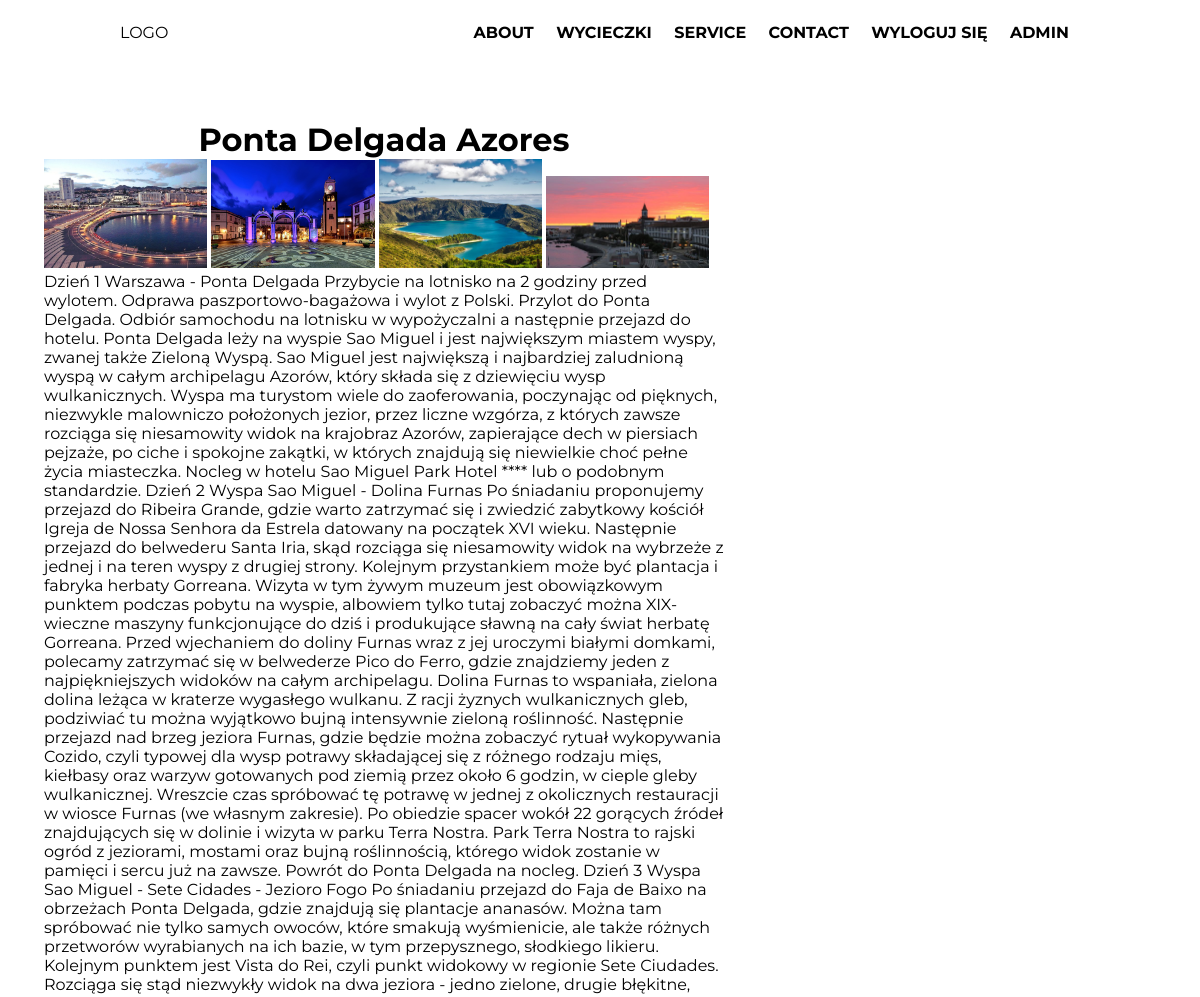
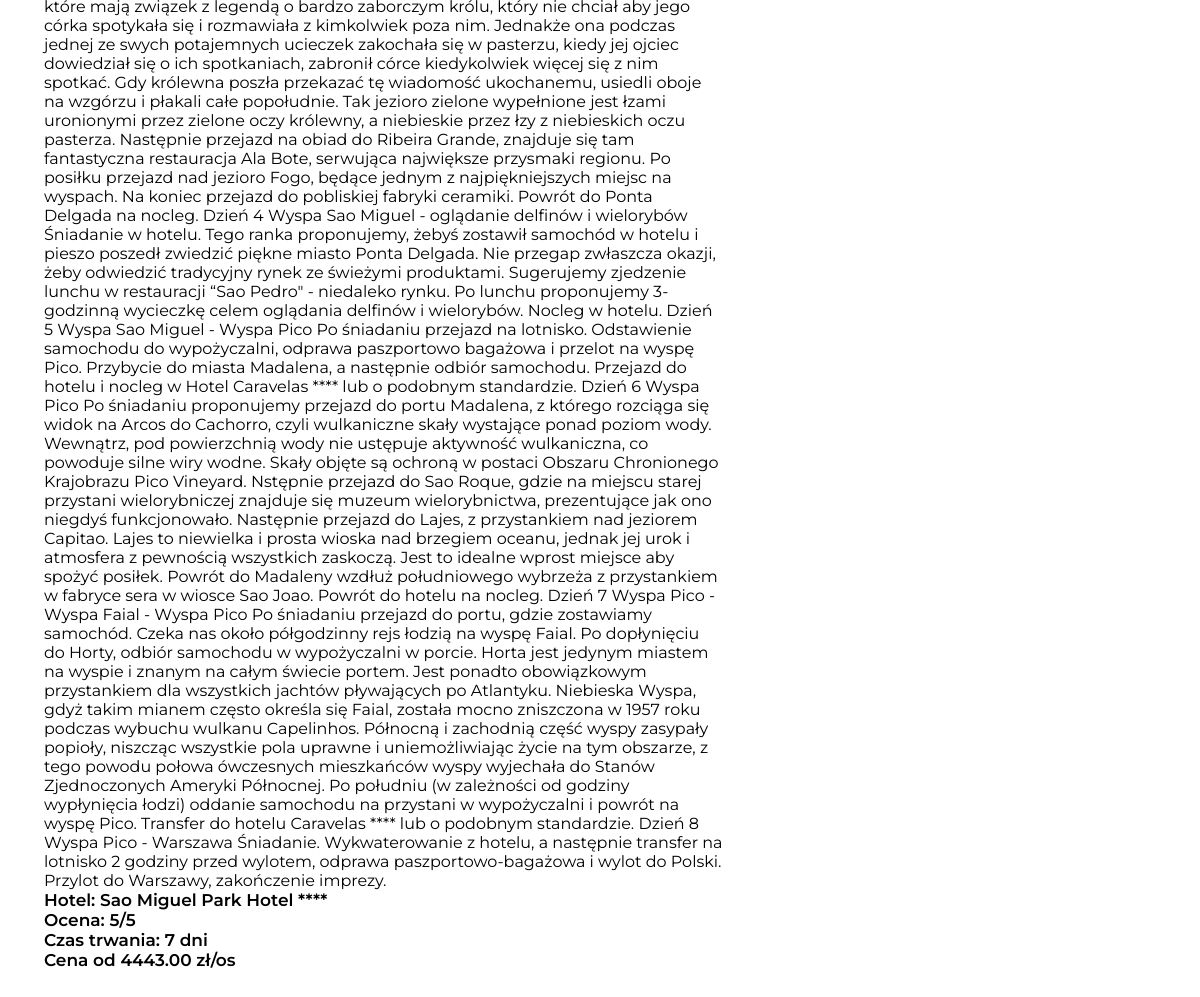
/oferty/1/ (signed in), run on the app's committed database (2 pictures, top to bottom).
### home/models.py (models this page shows)
class Trip(models.Model):
    title = models.CharField(max_length=100)
    location=models.TextField(blank=True)
    Hotel = models.TextField(blank=True)
    description = models.TextField(blank=True)
    duration = models.TextField(blank=True)
    deadline1 = models.DateField(auto_now_add=False, blank=True)
    deadline2 = models.DateField(auto_now_add=False, blank=True)
    deadline3 = models.DateField(auto_now_add=False, blank=True)
    rating = models.DecimalField(max_digits=5, decimal_places=0, default=5)
    price = models.DecimalField(max_digits=15000, decimal_places=2, default=0)
    main_image = models.ImageField(upload_to='trips_pics', blank=True)
    image_one = models.ImageField(upload_to='trips_pics', blank=True)
    image_two = models.ImageField(upload_to='trips_pics', blank=True)
    image_three = models.ImageField(upload_to='trips_pics', blank=True)
    image_four = models.ImageField(upload_to='trips_pics', blank=True)
    date_posted = models.DateTimeField(default=timezone.now)
    author = models.ForeignKey(User, on_delete=models.CASCADE, default=1)

### home/views.py (the view)
# urls.py: path('oferty/<int:pk>/', TripsDetailView.as_view(), name='trips-detail'),
class TripsDetailView(DetailView):
    model = Trip
    template_name = 'home/trips-detail.html'

### home/templates/home/trips-detail.html (shortened to what this page needs)
{% extends "home/base.html" %}
{% load render_partial %}
{% load static %}
{% block head %}
    <link rel="stylesheet" href="{% static 'home/css/trips.css'%}">
{% endblock head %}
{% block body %}
<div class="contOferty">
    <div id="oferta">
        <h1 class="article-title">{{ object.title }}</h1>
            <div class="imgdet">
                <img src="{{ object.image_one.url }}">
                <img src="{{ object.image_two.url }}">
                <img src="{{ object.image_three.url }}">
                <img src="{{ object.image_four.url }}">
            </div>
          <div class="media-body">
            <p class="article-content">{{ object.description }}</p>
              <h2>
                    <span>
                        Hotel: {{ object.Hotel }}
                        <br>
                        Ocena: {{ object.rating }}/5
                        <br>
                        Czas trwania: {{ object.duration }} dni
                        <br>
                        Cena od {{ object.price }} zł/os
                </span>
                </h2>
          </div>
    </div>
    <div id="zamow">
    </div>
</div>
{% endblock body %}

### home/templates/home/base.html (shortened to what this page needs)
{% load static %}
<!DOCTYPE html>
<html lang="en">
<head>
    <link rel="stylesheet" href="{% static 'home/css/base.css'%}">
    <link rel="stylesheet" href="https://stackpath.bootstrapcdn.com/font-awesome/4.7.0/css/font-awesome.min.css">
    {% block head %}{% endblock %}
</head>
<body>
    <header class="main-header">
        <div class="logo">
            <a href="{% url 'home' %}">LOGO</a>
        </div>
        <ul class="nav-links">
            <li class="nav-link">
                <a href="#">About</a>
            </li>
            <li class="nav-link">
                <a href="{% url 'wycieczki' %}">Wycieczki</a>
            </li>
            <li class="nav-link">
                <a href="#">Service</a>
            </li>
            <li class="nav-link">
                <a href="#">Contact</a>
            </li>
            {% if user.is_authenticated %}
            <li class="nav-link">
                <a href="{% url 'logout' %}">Wyloguj się</a>
            </li>
            <li class="nav-link">
                    <a href="{% url 'profile' %}">{{user.username}}</a>
            </li>
            {% else %}
            <li class="nav-link">
                <a href="{% url 'login' %}">Zaloguj się</a>
            </li>
            {% endif %}
        </ul>
    </header>
    {% block body %}{% endblock %}
</body>
</html>

### home/static/home/css/base.css (style rules this page uses)
*, *:before, *:after { box-sizing: border-box; margin: 0; padding: 0; }
body { font-family: 'Montserrat', sans-serif; display:flex; flex-flow:column wrap; }
.main-header { position: fixed; display: flex; justify-content: space-between; align-items: center; height: 65px; width: 100vw; padding: 0 10vw; color: #000; z-index: 1; transition: .8s ease-out; }
.main-header a { text-decoration: none; color: inherit; text-transform: uppercase; }
.main-header .nav-links { display: flex; list-style: none; }
.main-header .nav-links .nav-link { transition: opacity .4s ease-in-out, transform .6s cubic-bezier(0.175, 0.885, 0.32, 1.275); }
.main-header .nav-links .nav-link:nth-of-type(2) { transition-delay: .1s; }
.main-header .nav-links .nav-link:nth-of-type(3) { transition-delay: .2s; }
.main-header .nav-links .nav-link:nth-of-type(4) { transition-delay: .3s; }
.main-header .nav-links .nav-link a { margin: .2rem; padding: 1rem .5rem; font-weight: bold; }
h2 { font-weight: 600; font-size: 17px; }

### home/static/home/css/trips.css (style rules this page uses)
.contOferty { padding-bottom: 200px; width: 100%; }
#oferta { display: flex; justify-content: center; align-items: center; flex-wrap: wrap; padding-bottom: 115px; padding-top: 20px; padding-left: 20px; padding-right: 20px; margin-left: 2%; margin-right: 5%; width: 60%; background-color: rgba(255, 255, 255,0.5); border-radius: 60px; position: relative; top: 100px; padding: 20px; float:left; }
#oferta .imgdet img { max-width: 24%; opacity: 1; transition: 0.5s; }
#zamow { display: flex; justify-content: center; align-items: center; flex-wrap: wrap; width: 30%; margin-right:3%; background-color: rgba(255, 255, 255,0.5); border-radius: 60px; position: relative; float: left; top: 100px; padding-bottom: 115px; padding-top: 20px; padding-left: 20px; padding-right: 20px; }

### data on the page
Trip: title "Ponta Delgada Azores", image_one (picture), image_two (picture), image_three (picture), image_four (picture), description "Dzień 1 Warszawa - Ponta Delgada Przybycie na lotnisko na 2 godziny przed wylotem. Odprawa paszportowo-bagażowa i wylot z Polski. Przylot do Ponta Delgada. Odbiór samochodu na lotnisku w wypożyczalni a następnie przejazd do hotelu. Ponta Delgada leży na wyspie Sao Miguel i jest największym miastem wyspy, zwanej także Zieloną Wyspą. Sao Miguel jest największą i najbardziej zaludnioną wyspą w całym archipelagu Azorów, który składa się z dziewięciu wysp wulkanicznych. Wyspa ma turystom wiele do zaoferowania, poczynając od pięknych, niezwykle malowniczo położonych jezior, przez liczne wzgórza, z których zawsze rozciąga się niesamowity widok na krajobraz Azorów, zapierające dech w piersiach…", Hotel "Sao Miguel Park Hotel ****", rating "5", duration "7", price "4443.00"

### other printed values
{{ user.username }} "ADMIN"
